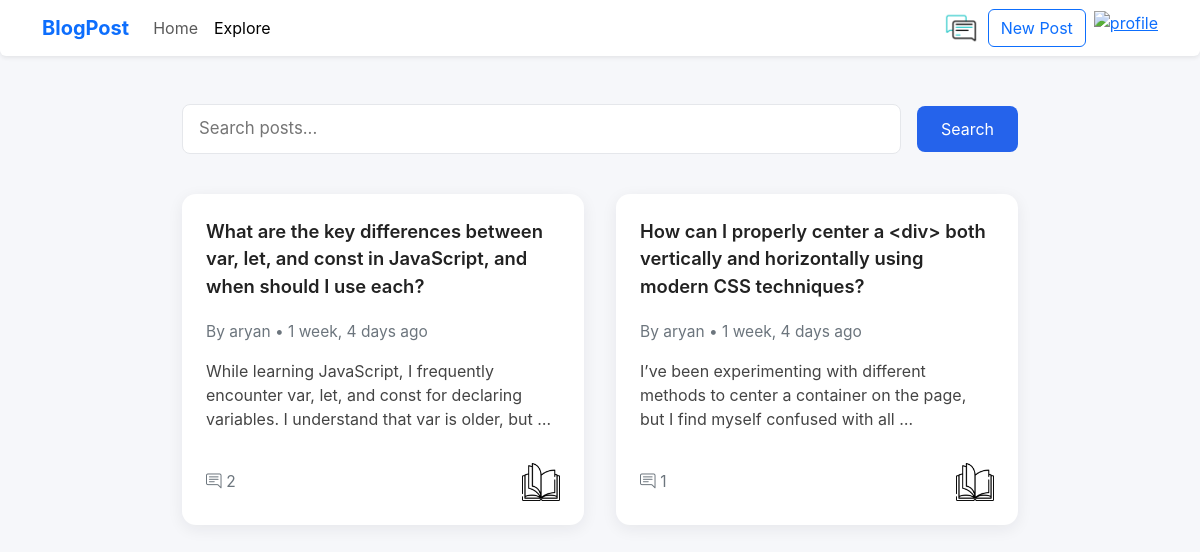
Screenshot of /explore/ (signed in) with the database file from the repository.
### blog/models.py (models this page shows, shortened)
class Post(models.Model):
    id = models.AutoField(primary_key=True)
    title = models.CharField(max_length=200)
    content = models.TextField()
    author = models.ForeignKey(Users, on_delete=models.CASCADE)
    created_at = models.DateTimeField(auto_now_add=True)
    updated_at = models.DateTimeField(auto_now=True)
    allComments = models.ManyToManyField('Comment', related_name='post_comments', blank=True)

class Users(models.Model):
    id = models.AutoField(primary_key=True)
    profile_picture = models.ImageField(upload_to='profile_pics/', blank=True, null=True)
    username = models.CharField(max_length=100,unique=True)
    password = models.CharField(max_length=100)
    name = models.CharField(max_length=200)
    email = models.EmailField(unique=True)
    bio = models.TextField(blank=True, null=True)
    created_at = models.DateTimeField(auto_now_add=True)
    posts = models.ManyToManyField('Post', related_name='user_posts', blank=True)
    followers = models.ManyToManyField('self', symmetrical=False, related_name='following_user', blank=True)
    following = models.ManyToManyField('self', symmetrical=False, related_name='followers_user', blank=True)

### blog/views.py (the view)
# urls.py: path('explore/', views.explore, name='explore'),
def explore(request):
    posts = Post.objects.all().order_by('-created_at')
    try:
        user = Users.objects.get(id=request.session['user_id']) if 'user_id' in request.session else None
    except Users.DoesNotExist:
        return redirect('login')
    if request.method == 'GET':
        search_query = request.GET.get('q', '')
        posts = posts.filter(title__icontains=search_query)  # Simple search by title
    return render(request, 'blog/explore.html', {'posts': posts, 'user': user})

### templates/blog/explore.html (shortened to what this page needs)
{% extends 'app.html' %}
{% block content %}
<div class="explore-container">
    <form class="search-bar" method="get" action="{% url 'explore' %}">
        <input type="text" name="q" class="search-input" placeholder="Search posts..." value="{{ request.GET.q }}">
        <button class="search-btn" type="submit">Search</button>
    </form>
    <div class="explore-grid">
        {% for post in posts %}
        <div class="post-card">
            <a href="{% url 'postView' post.id %}" class="post-title">{{ post.title }}</a>
            <div class="post-meta">By {{ post.author.username }} • {{ post.created_at|timesince }} ago</div>
            <div class="post-excerpt">{{ post.content|truncatewords:20 }}</div>
            <div class="post-actions">
                <span class="comment-count">
                    <i class="bi bi-chat-right-text"></i> {{ post.allComments.count }}
                </span>
                <a href="{% url 'postView' post.id %}" class="gif-btn" onfocus="readgif(this)">
                    <img class="read-gif" onfocus="readgif(this)" src="/media/static/open-book2.png" alt="Read more">
                </a>
            </div>
        </div>
        {% empty %}
        <div class="empty-card">No posts found.</div>
        {% endfor %}
    </div>
</div>
{% endblock %}
{% block extra_css %}
<link rel="stylesheet" href="https://cdn.jsdelivr.net/npm/bootstrap-icons@1.10.5/font/bootstrap-icons.css">
{% endblock %}

### templates/app.html (style rules this page uses)
body { background: #f6f7fa; color: #222; font-family: 'Inter', Arial, sans-serif; margin: 0; }
.gif-btn img { height:38px ; }

### templates/blog/explore.html (style rules this page uses)
.explore-container { max-width: 900px; margin: 3rem auto; padding: 0 1rem; }
.search-bar { display: flex; gap: 1rem; margin-bottom: 2.5rem; align-items: center; }
.search-input { flex: 1; padding: 0.7rem 1rem; border-radius: 8px; border: 1px solid var(--border, #e5e7eb); font-size: 1.05rem; outline: none; }
.search-btn { background: var(--accent, #2563eb); color: #fff; border: none; border-radius: 8px; padding: 0.7rem 1.5rem; font-size: 1rem; cursor: pointer; transition: background 0.2s; }
.explore-grid { display: grid; grid-template-columns: 1fr 1fr; gap: 2rem; }
.post-card { background: var(--card, #fff); border-radius: 14px; box-shadow: 0 4px 16px rgba(22, 28, 36, 0.07); padding: 1.5rem; display: flex; flex-direction: column; gap: 1rem; min-height: 120px; }
.post-title { font-size: 1.15rem; font-weight: 600; color: #222; text-decoration: none; margin-bottom: 0.2rem; transition: color 0.2s; }
.post-meta { color: var(--muted, #6c757d); font-size: 0.97em; }
.post-excerpt { color: #444; font-size: 1em; margin-bottom: 0.5rem; }
.post-actions { display: flex; justify-content: space-between; align-items: center; margin-top: 0.5rem; }
.comment-count { color: var(--muted, #6c757d); font-size: 0.97em; display: flex; align-items: center; gap: 0.3em; }

### rows the page displays
Post: title "What are the key differences between var, let, and const in JavaScript, and when should I use each?", author.username "aryan", created_at "1 week, 4 days", content "While learning JavaScript, I frequently encounter var, let, and const for declaring variables. I understand that var is older, but …", allComments.count "2"
Post: title "How can I properly center a <div> both vertically and horizontally using modern CSS techniques?", author.username "aryan", created_at "1 week, 4 days", content "I’ve been experimenting with different methods to center a container on the page, but I find myself confused with all …", allComments.count "1"
